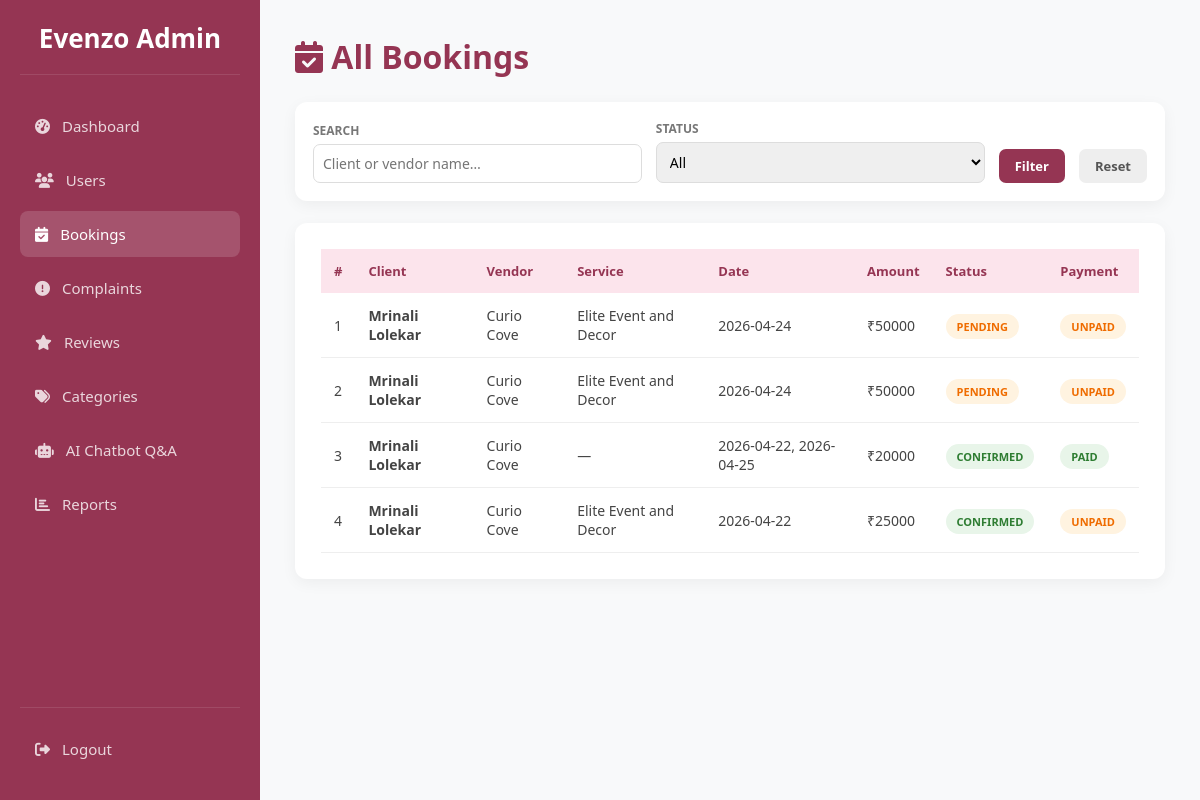
The page /admin/bookings (signed in) on the database as committed earlier.
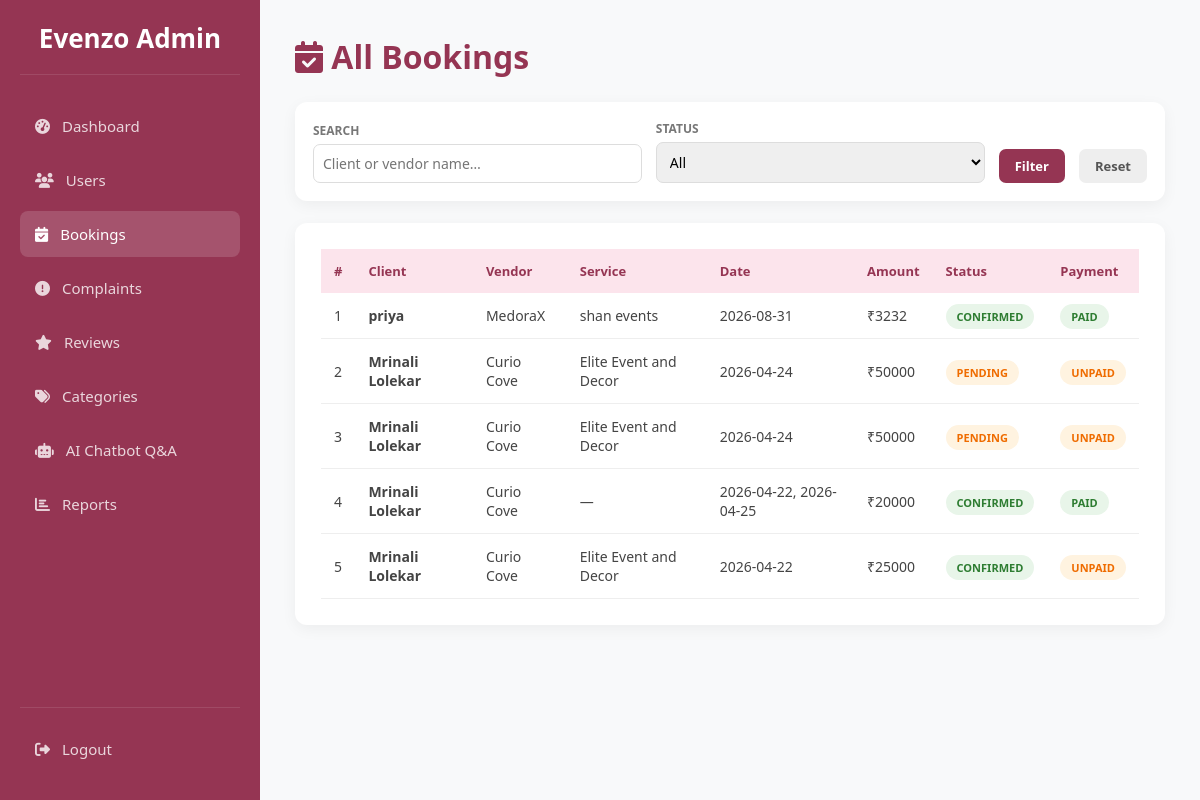
The same page on the database as committed later.
### tables this page shows
CREATE TABLE bookings (
            id INTEGER PRIMARY KEY AUTOINCREMENT,
            client_id INTEGER NOT NULL,
            manager_id INTEGER NOT NULL,
            service_id INTEGER,
            event_date DATE NOT NULL,
            status TEXT DEFAULT 'pending', -- pending, confirmed, rejected
            total_amount REAL,
            payment_status TEXT DEFAULT 'unpaid',
            created_at TIMESTAMP DEFAULT CURRENT_TIMESTAMP, client_phone TEXT, client_message TEXT, selected_package TEXT, event_location TEXT, cancelled_by TEXT, cancel_reason TEXT,
            FOREIGN KEY (client_id) REFERENCES users (id),
            FOREIGN KEY (manager_id) REFERENCES users (id),
            FOREIGN KEY (service_id) REFERENCES services (id)
        );

CREATE TABLE users (
            id INTEGER PRIMARY KEY AUTOINCREMENT,
            full_name TEXT NOT NULL,
            email TEXT UNIQUE NOT NULL,
            password TEXT NOT NULL,
            role TEXT CHECK(role IN ('user', 'admin', 'eventmanager')) NOT NULL,
            is_approved INTEGER DEFAULT 0, -- 0=Pending, 1=Approved by Admin
            created_at TIMESTAMP DEFAULT CURRENT_TIMESTAMP
        , reset_otp TEXT, is_active INTEGER DEFAULT 1);

CREATE TABLE manager_profiles (
            id INTEGER PRIMARY KEY AUTOINCREMENT,
            user_id INTEGER NOT NULL,
            business_name TEXT NOT NULL,
            phone TEXT NOT NULL,
            license_path TEXT, -- Path to uploaded JPEG/PDF license
            bio TEXT,
            base_price REAL DEFAULT 0.0,
            rating REAL DEFAULT 0.0, profile_pic TEXT, location TEXT, -- For the "Ratings/Reviews system"
            FOREIGN KEY (user_id) REFERENCES users (id) ON DELETE CASCADE
        );

CREATE TABLE services (
                id INTEGER PRIMARY KEY AUTOINCREMENT,
                manager_id INTEGER NOT NULL,
                category TEXT,
                service_name TEXT NOT NULL,
                service_location TEXT,       
                services_offered TEXT,       
                experience_years INTEGER,    
                pricing TEXT,                
                images TEXT,                 
                description TEXT, unavailable_dates TEXT, pkg_basic_name TEXT DEFAULT 'Basic (Silver)', pkg_basic_price REAL DEFAULT 0.0, pkg_basic_desc TEXT, pkg_premium_name TEXT DEFAULT 'Premium (Gold)', pkg_premium_price REAL DEFAULT 0.0, pkg_premium_desc TEXT, pkg_luxury_name TEXT DEFAULT 'Luxury (Platinum)', pkg_luxury_price REAL DEFAULT 0.0, pkg_luxury_desc TEXT, package_tier TEXT DEFAULT 'Standard', is_active INTEGER DEFAULT 1,
                FOREIGN KEY (manager_id) REFERENCES users (id) ON DELETE CASCADE
            );

### app.py (the view)
@app.route('/admin/bookings')
def admin_bookings():
    if 'user_id' not in session or session['role'] != 'admin':
        return redirect(url_for('index'))
    conn = get_db_connection()
    status_f = request.args.get('status', '')
    search   = request.args.get('q', '')
    query = '''
        SELECT b.*, u.full_name as client_name, m.business_name, s.service_name
        FROM bookings b
        JOIN users u ON b.client_id=u.id
        JOIN manager_profiles m ON b.manager_id=m.user_id
        LEFT JOIN services s ON b.service_id=s.id WHERE 1=1
    '''
    params = []
    if status_f:
        query += " AND b.status=?"
        params.append(status_f)
    if search:
        query += " AND (u.full_name LIKE ? OR m.business_name LIKE ?)"
        params += [f'%{search}%', f'%{search}%']
    query += " ORDER BY b.created_at DESC"
    bookings = conn.execute(query, params).fetchall()
    conn.close()
    return render_template('admin_bookings.html', bookings=bookings, status_f=status_f, search=search)

### app.py (called while the page is built)
def get_db_connection():
    conn = sqlite3.connect('database.db', timeout=10)
    conn.row_factory = sqlite3.Row
    conn.execute("PRAGMA foreign_keys = ON")
    return conn

### frontend/templates/admin_bookings.html (shortened to what this page needs)
<!DOCTYPE html>
<html lang="en">
<head>
<link rel="stylesheet" href="https://cdnjs.cloudflare.com/ajax/libs/font-awesome/6.4.0/css/all.min.css">
</head>
<body>
<div class="sidebar">
  <div class="logo">Evenzo Admin</div>
  <nav>
    <a class="nav-item" href="{{ url_for('admin_dashboard') }}"><i class="fas fa-tachometer-alt"></i> Dashboard</a>
    <a class="nav-item" href="{{ url_for('admin_users') }}"><i class="fas fa-users"></i> Users</a>
    <a class="nav-item active" href="{{ url_for('admin_bookings') }}"><i class="fas fa-calendar-check"></i> Bookings</a>
    <a class="nav-item" href="{{ url_for('admin_complaints') }}"><i class="fas fa-exclamation-circle"></i> Complaints</a>
    <a class="nav-item" href="{{ url_for('admin_reviews') }}"><i class="fas fa-star"></i> Reviews</a>
    <a class="nav-item" href="{{ url_for('admin_categories') }}"><i class="fas fa-tags"></i> Categories</a>
    <a class="nav-item" href="{{ url_for('admin_chatbot') }}"><i class="fas fa-robot"></i> AI Chatbot Q&A</a>
    <a class="nav-item" href="{{ url_for('admin_reports') }}"><i class="fas fa-chart-bar"></i> Reports</a>
  </nav>
  <div class="logout-box"><a class="nav-item" href="{{ url_for('logout') }}"><i class="fas fa-sign-out-alt"></i> Logout</a></div>
</div>
<div class="main">
  <h1 style="color:var(--primary);margin-bottom:24px"><i class="fas fa-calendar-check"></i> All Bookings</h1>
  <form method="GET" class="filter-bar">
    <div class="fg"><label>Search</label><input name="q" value="{{ search }}" placeholder="Client or vendor name…"></div>
    <div class="fg"><label>Status</label>
      <select name="status">
        <option value="">All</option>
      </select>
    </div>
    <button type="submit" class="btn">Filter</button>
    <a href="{{ url_for('admin_bookings') }}" class="btn" style="background:#eee;color:#555;text-decoration:none">Reset</a>
  </form>
  <div class="card">
    {% if bookings %}
    <div style="overflow-x:auto">
    <table><thead><tr><th>#</th><th>Client</th><th>Vendor</th><th>Service</th><th>Date</th><th>Amount</th><th>Status</th><th>Payment</th></tr></thead><tbody>
    {% for b in bookings %}
    <tr>
      <td>{{ loop.index }}</td>
      <td><strong>{{ b.client_name }}</strong></td>
      <td>{{ b.business_name }}</td>
      <td>{{ b.service_name or '—' }}</td>
      <td>{{ b.event_date }}</td>
      <td>₹{{ "%.0f"|format(b.total_amount or 0) }}</td>
      <td><span class="badge badge-{{ b.status }}">{{ b.status }}</span></td>
      <td><span class="badge badge-{{ b.payment_status }}">{{ b.payment_status }}</span></td>
    </tr>
    {% endfor %}
    </tbody></table></div>
    {% else %}
    <p style="text-align:center;padding:40px;color:#aaa">No bookings found.</p>
    {% endif %}
  </div>
</div>
</body>
</html>

### frontend/templates/admin_bookings.html (style rules this page uses)
:root { --primary:#953553;--bg:#f8f9fa;--sw:260px }
* { margin:0;padding:0;box-sizing:border-box;font-family:'Segoe UI',sans-serif }
body { background:var(--bg);display:flex;min-height:100vh }
.sidebar { width:var(--sw);background:var(--primary);height:100vh;position:fixed;left:0;top:0;color:#fff;padding:20px;display:flex;flex-direction:column;z-index:1000 }
.sidebar .logo { font-size:26px;font-weight:bold;text-align:center;border-bottom:1px solid rgba(255,255,255,.1);padding-bottom:18px;margin-bottom:28px }
.nav-item { padding:13px 15px;margin-bottom:8px;border-radius:8px;display:flex;align-items:center;gap:12px;color:rgba(255,255,255,.8);text-decoration:none;transition:.3s;font-size:15px }
.nav-item:hover,.nav-item.active { background:rgba(255,255,255,.15);color:#fff }
.logout-box { margin-top:auto;padding-top:18px;border-top:1px solid rgba(255,255,255,.1) }
.main { margin-left:var(--sw);width:calc(100% - var(--sw));padding:35px;min-height:100vh }
.card { background:#fff;border-radius:12px;padding:26px;box-shadow:0 4px 15px rgba(0,0,0,.05);margin-bottom:26px }
.filter-bar { display:flex;gap:14px;background:#fff;padding:18px;border-radius:12px;box-shadow:0 4px 15px rgba(0,0,0,.05);margin-bottom:22px;flex-wrap:wrap;align-items:flex-end }
.fg { display:flex;flex-direction:column;flex:1;min-width:160px }
.fg label { font-size:12px;font-weight:bold;color:#777;margin-bottom:5px;text-transform:uppercase }
.fg input,.fg select { padding:9px;border:1px solid #ddd;border-radius:7px;font-size:14px;outline:none }
table { width:100%;border-collapse:collapse }
th { text-align:left;padding:13px;background:#fce4ec;color:var(--primary);font-size:13px }
td { padding:13px;border-bottom:1px solid #eee;font-size:14px;color:#444;vertical-align:middle }
.badge { padding:5px 11px;border-radius:20px;font-size:11px;font-weight:bold;text-transform:uppercase }
.badge-pending { background:#fff3e0;color:#ef6c00 }
.badge-confirmed { background:#e8f5e9;color:#2e7d32 }
.badge-paid { background:#e8f5e9;color:#2e7d32 }
.badge-unpaid { background:#fff3e0;color:#ef6c00 }
.btn { display:inline-block;padding:8px 16px;border-radius:7px;font-weight:600;font-size:13px;text-decoration:none;border:none;cursor:pointer;background:var(--primary);color:#fff;transition:.2s }

Rows that differ between the two databases and show on the page:
added bookings: client_name "priya", business_name "MedoraX", service_name "shan events", event_date "2026-08-31", total_amount "3232", status "CONFIRMED", payment_status "PAID"
